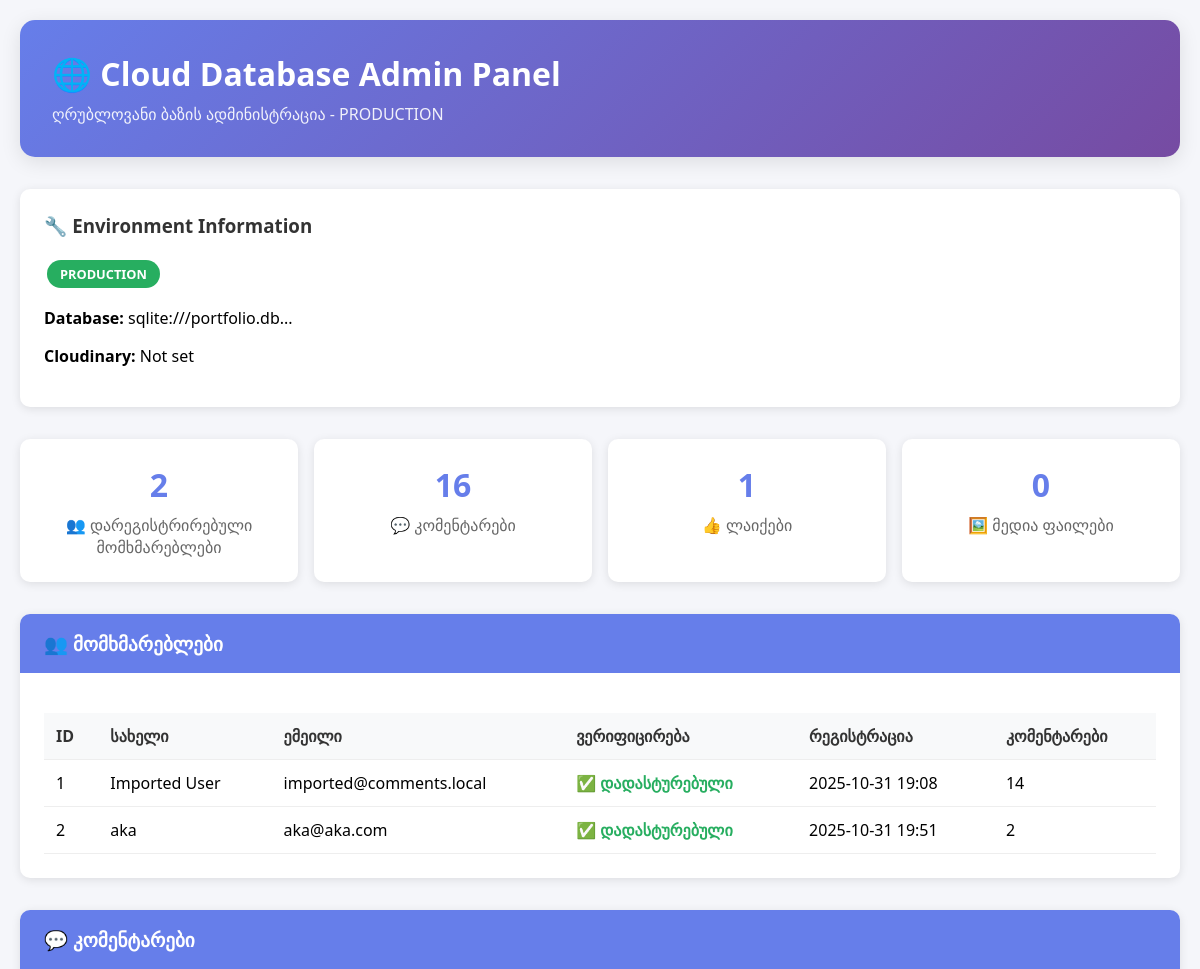
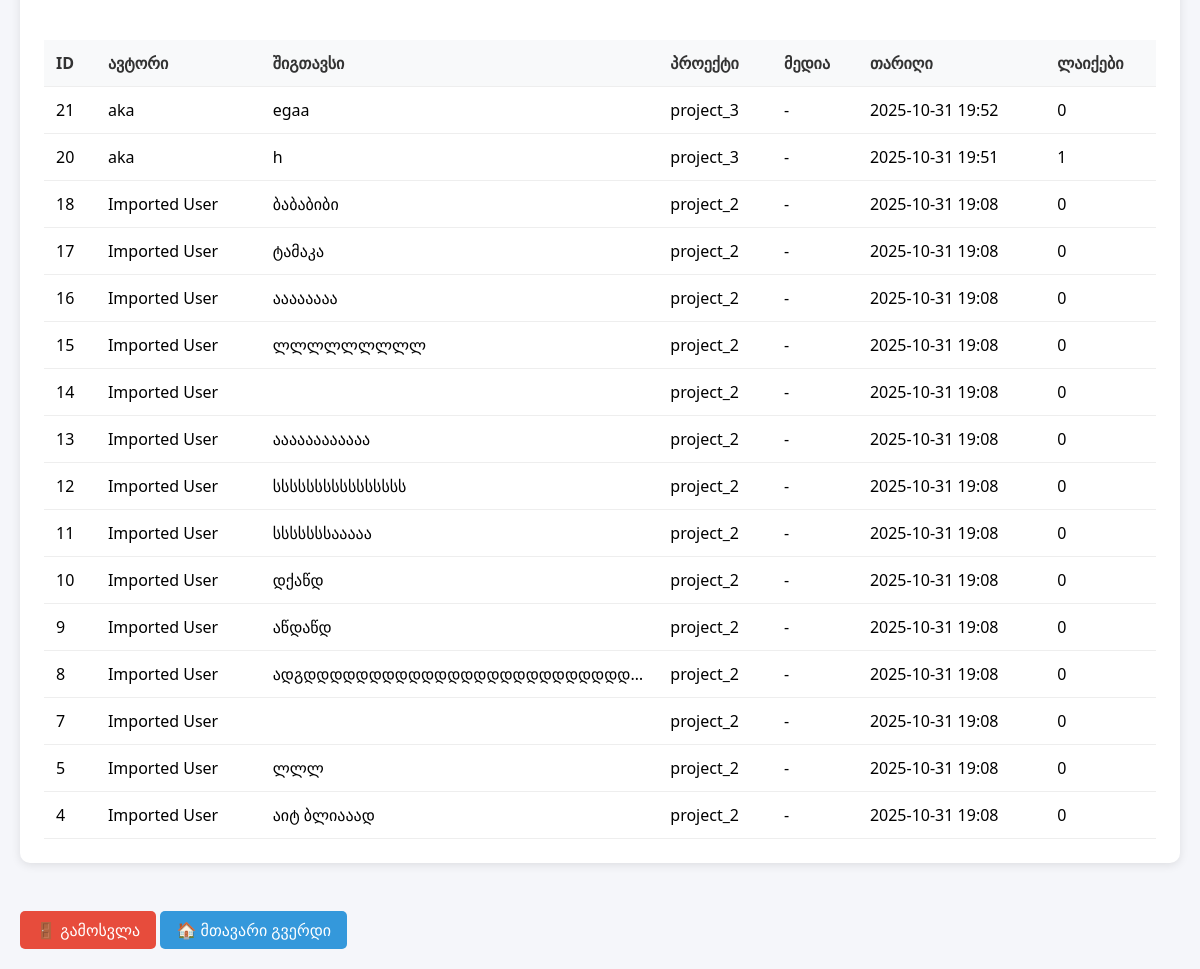
The page /cloud-admin (signed in) on the database as committed earlier (2 pictures, top to bottom).
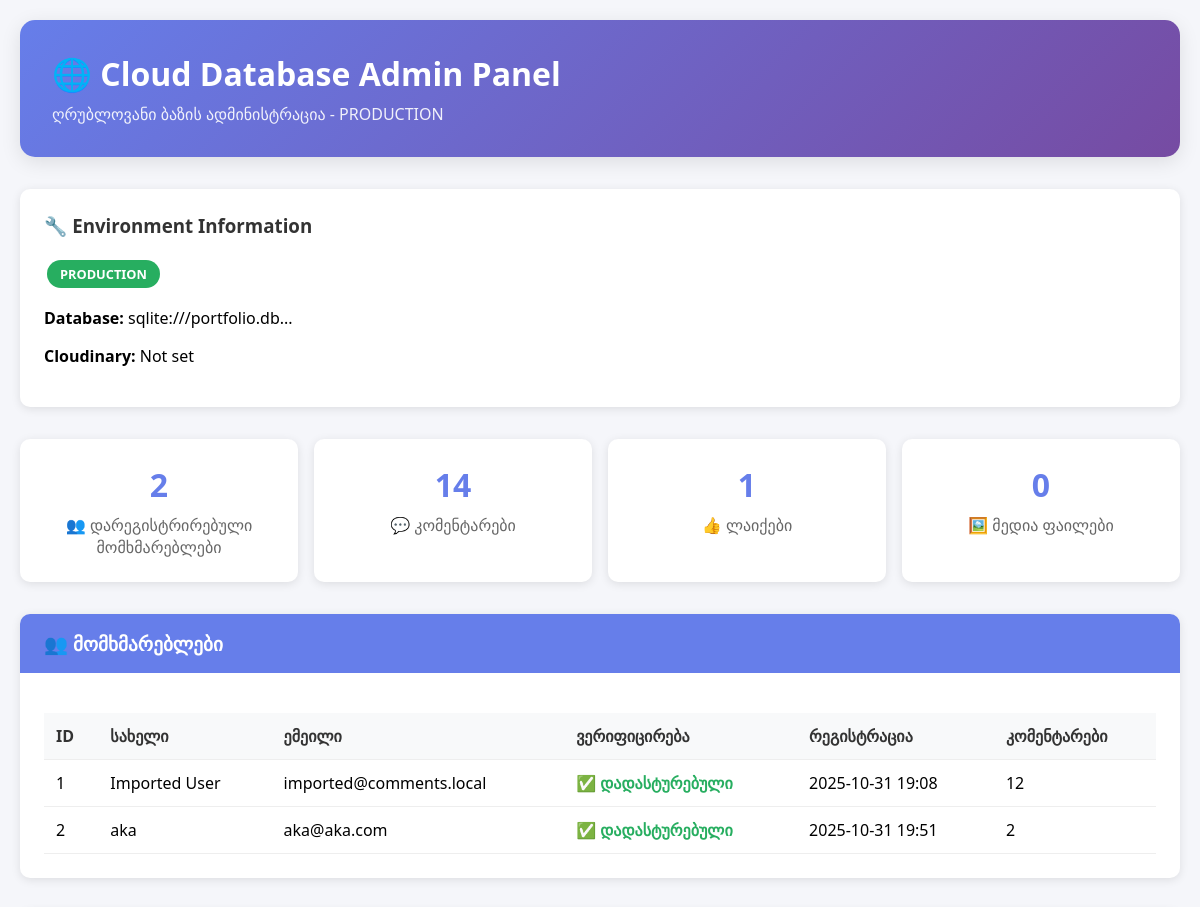
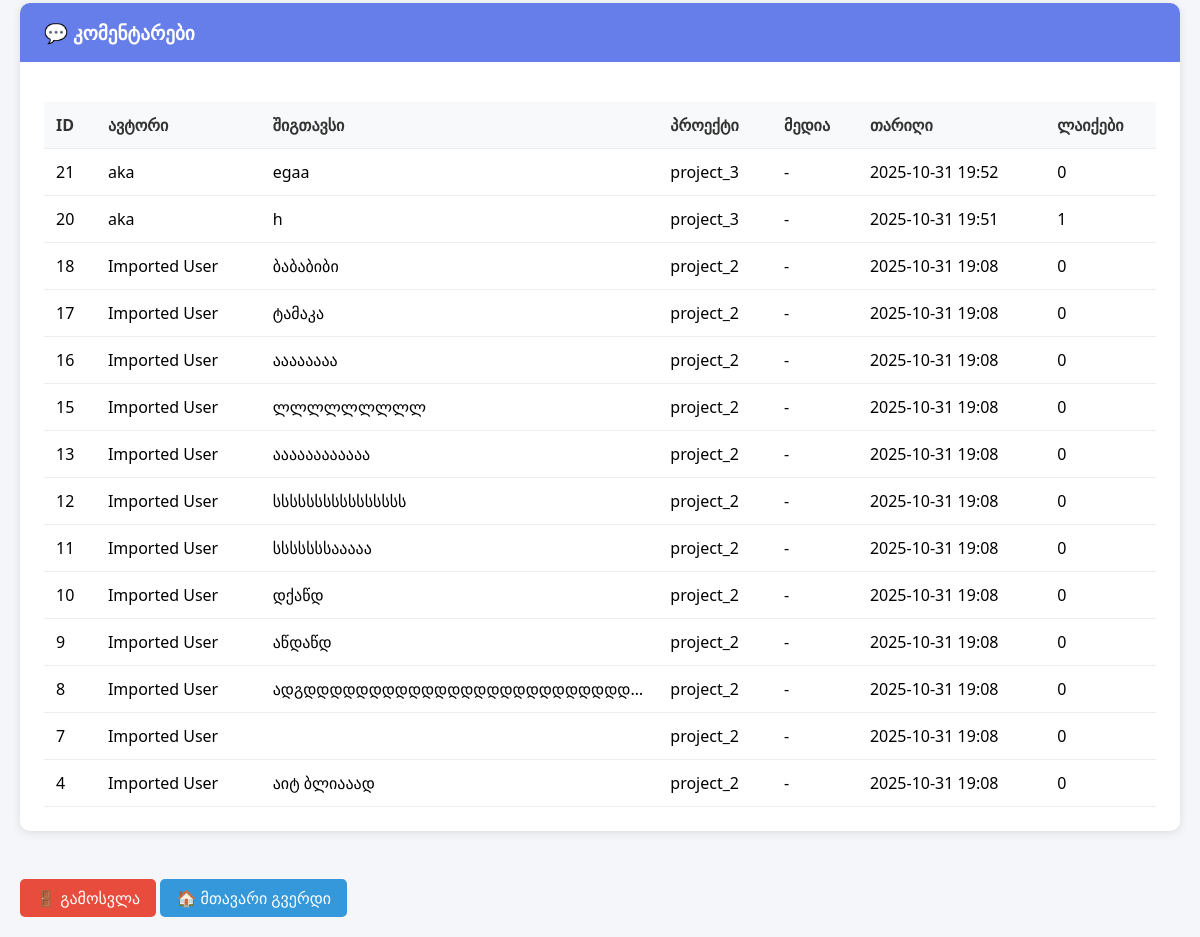
The same page on the database as committed later (2 pictures, top to bottom).
### models.py (models this page shows, shortened)
class User(UserMixin, db.Model):
    id = db.Column(db.Integer, primary_key=True)
    name = db.Column(db.String(50), nullable=False)
    email = db.Column(db.String(120), unique=True, nullable=False)
    password_hash = db.Column(db.String(128), nullable=False)
    email_verified = db.Column(db.Boolean, default=False, nullable=False)
    verification_token = db.Column(db.String(100), nullable=True)
    reset_token = db.Column(db.String(100), nullable=True)
    reset_token_expires = db.Column(db.DateTime, nullable=True)
    created_at = db.Column(db.DateTime, default=datetime.utcnow)
    is_active = db.Column(db.Boolean, default=True)
    comments = db.relationship('Comment', backref='author', lazy=True)

class Comment(db.Model):
    id = db.Column(db.Integer, primary_key=True)
    content = db.Column(db.Text, nullable=False)
    project_id = db.Column(db.String(50), nullable=False)
    user_id = db.Column(db.Integer, db.ForeignKey('user.id'), nullable=False)  # Required for registered users only
    parent_id = db.Column(db.Integer, db.ForeignKey('comment.id'), nullable=True)
    media_urls = db.Column(db.Text, nullable=True)  # JSON array of Cloudinary URLs
    created_at = db.Column(db.DateTime, default=datetime.utcnow)
    replies = db.relationship('Comment', backref=db.backref('parent', remote_side=[id]), lazy=True)
    likes = db.relationship('Like', backref='comment', lazy=True, cascade='all, delete-orphan')
    def get_like_count(self):
        return len(self.likes)

### app.py (the view, shortened to what this page needs)
@app.route('/cloud-admin', methods=['GET', 'POST'])
def cloud_admin():
    if not session.get('cloud_admin'):
        return render_template('cloud_admin_login.html')
    try:
        users = User.query.all()
        comments = Comment.query.order_by(Comment.created_at.desc()).all()
        likes = Like.query.all()
        env_info = {
            'database_url': os.environ.get('DATABASE_URL', 'Local SQLite'),
            'cloudinary_cloud': os.environ.get('CLOUDINARY_CLOUD_NAME', 'Not set'),
            'environment': 'PRODUCTION' if os.environ.get('DATABASE_URL') else 'DEVELOPMENT'
        }
        return render_template('cloud_admin_panel.html',
                             users=users,
                             comments=comments,
                             likes=likes,
                             env_info=env_info)
    except Exception as e:
        flash(f'Database error: {e}', 'error')
        return render_template('cloud_admin_login.html')

### templates/cloud_admin_panel.html (shortened to what this page needs)
<!DOCTYPE html>
<html lang="ka">
<head>
</head>
<body>
    <div class="container">
        <div class="header">
            <h1>🌐 Cloud Database Admin Panel</h1>
            <p>ღრუბლოვანი ბაზის ადმინისტრაცია - {{ env_info.environment }}</p>
        </div>
        <div class="env-info">
            <h3>🔧 Environment Information</h3>
            <div>
                <span class="env-badge {% if env_info.environment == 'PRODUCTION' %}env-production{% else %}env-development{% endif %}">
                    {{ env_info.environment }}
                </span>
            </div>
            <p><strong>Database:</strong> {{ env_info.database_url[:50] }}...</p>
            <p><strong>Cloudinary:</strong> {{ env_info.cloudinary_cloud }}</p>
        </div>
        <div class="stats">
            <div class="stat-card">
                <div class="stat-number">{{ users|length }}</div>
                <div class="stat-label">👥 დარეგისტრირებული მომხმარებლები</div>
            </div>
            <div class="stat-card">
                <div class="stat-number">{{ comments|length }}</div>
                <div class="stat-label">💬 კომენტარები</div>
            </div>
            <div class="stat-card">
                <div class="stat-number">{{ likes|length }}</div>
                <div class="stat-label">👍 ლაიქები</div>
            </div>
            <div class="stat-card">
                <div class="stat-number">{{ comments|selectattr('media_url')|list|length }}</div>
                <div class="stat-label">🖼️ მედია ფაილები</div>
            </div>
        </div>
        <div class="section">
            <div class="section-header">👥 მომხმარებლები</div>
            <div class="section-content">
                {% if users %}
                <table class="data-table">
                    <thead>
                        <tr>
                            <th>ID</th>
                            <th>სახელი</th>
                            <th>ემეილი</th>
                            <th>ვერიფიცირება</th>
                            <th>რეგისტრაცია</th>
                            <th>კომენტარები</th>
                        </tr>
                    </thead>
                    <tbody>
                        {% for user in users %}
                        <tr>
                            <td>{{ user.id }}</td>
                            <td>{{ user.name }}</td>
                            <td>{{ user.email }}</td>
                            <td>
                                {% if user.email_verified %}
                                    <span class="user-verified">✅ დადასტურებული</span>
                                {% else %}
                                    <span class="user-unverified">⏳ მოლოდინში</span>
                                {% endif %}
                            </td>
                            <td>{{ user.created_at.strftime('%Y-%m-%d %H:%M') if user.created_at else 'N/A' }}</td>
                            <td>{{ user.comments|length }}</td>
                        </tr>
                        {% endfor %}
                    </tbody>
                </table>
                {% else %}
                <p>მომხმარებლები ჯერ არ არის დარეგისტრირებული.</p>
                {% endif %}
            </div>
        </div>
        <div class="section">
            <div class="section-header">💬 კომენტარები</div>
            <div class="section-content">
                {% if comments %}
                <table class="data-table">
                    <thead>
                        <tr>
                            <th>ID</th>
                            <th>ავტორი</th>
                            <th>შიგთავსი</th>
                            <th>პროექტი</th>
                            <th>მედია</th>
                            <th>თარიღი</th>
                            <th>ლაიქები</th>
                        </tr>
                    </thead>
                    <tbody>
                        {% for comment in comments %}
                        <tr>
                            <td>{{ comment.id }}</td>
                            <td>{{ comment.author.name if comment.author else 'ანონიმური' }}</td>
                            <td class="comment-content">{{ comment.content[:100] }}{% if comment.content|length > 100 %}...{% endif %}</td>
                            <td>{{ comment.project_id }}</td>
                            <td>
                                {% if comment.media_url %}
                                    <a href="{{ comment.media_url }}" target="_blank" class="media-link">📷 სურათი</a>
                                {% else %}
                                    -
                                {% endif %}
                            </td>
                            <td>{{ comment.created_at.strftime('%Y-%m-%d %H:%M') if comment.created_at else 'N/A' }}</td>
                            <td>{{ comment.get_like_count() }}</td>
                        </tr>
                        {% endfor %}
                    </tbody>
                </table>
                {% else %}
                <p>კომენტარები ჯერ არ არის.</p>
                {% endif %}
            </div>
        </div>
        <a href="{{ url_for('cloud_admin_logout') }}" class="logout-btn">🚪 გამოსვლა</a>
        <a href="{{ url_for('index') }}" class="logout-btn" style="background: #3498db;">🏠 მთავარი გვერდი</a>
    </div>
</body>
</html>

### templates/cloud_admin_panel.html (style rules this page uses)
body { font-family: 'Segoe UI', Tahoma, Geneva, Verdana, sans-serif; background: #f5f6fa; margin: 0; padding: 20px; }
.container { max-width: 1200px; margin: 0 auto; }
.header { background: linear-gradient(135deg, #667eea 0%, #764ba2 100%); color: white; padding: 2rem; border-radius: 15px; margin-bottom: 2rem; box-shadow: 0 5px 20px rgba(0,0,0,0.1); }
.header h1 { margin: 0; font-size: 2rem; }
.header p { margin: 0.5rem 0 0 0; opacity: 0.9; }
.env-info { background: white; padding: 1.5rem; border-radius: 10px; margin-bottom: 2rem; box-shadow: 0 2px 10px rgba(0,0,0,0.1); }
.env-info h3 { margin-top: 0; color: #333; }
.env-badge { display: inline-block; padding: 0.3rem 0.8rem; border-radius: 20px; font-size: 0.8rem; font-weight: bold; margin: 0.2rem; }
.env-production { background: #27ae60; color: white; }
.stats { display: grid; grid-template-columns: repeat(auto-fit, minmax(200px, 1fr)); gap: 1rem; margin-bottom: 2rem; }
.stat-card { background: white; padding: 1.5rem; border-radius: 10px; text-align: center; box-shadow: 0 2px 10px rgba(0,0,0,0.1); }
.stat-number { font-size: 2rem; font-weight: bold; color: #667eea; }
.stat-label { color: #666; margin-top: 0.5rem; }
.section { background: white; margin-bottom: 2rem; border-radius: 10px; overflow: hidden; box-shadow: 0 2px 10px rgba(0,0,0,0.1); }
.section-header { background: #667eea; color: white; padding: 1rem 1.5rem; font-size: 1.2rem; font-weight: bold; }
.section-content { padding: 1.5rem; }
.data-table { width: 100%; border-collapse: collapse; margin-top: 1rem; }
.data-table th, .data-table td { padding: 0.75rem; text-align: left; border-bottom: 1px solid #eee; }
.data-table th { background: #f8f9fa; font-weight: 600; color: #333; }
.user-verified { color: #27ae60; font-weight: bold; }
.comment-content { max-width: 300px; overflow: hidden; text-overflow: ellipsis; white-space: nowrap; }
.logout-btn { background: #e74c3c; color: white; padding: 0.5rem 1rem; border: none; border-radius: 5px; cursor: pointer; text-decoration: none; display: inline-block; margin-top: 1rem; }

Rows that differ between the two databases and show on the page:
removed Comment: id "14", author "Imported User", project_id "project_2", created_at "2025-10-31 19:08", get_like_count "0"
removed Comment: id "5", author "Imported User", content "ლლლ", project_id "project_2", created_at "2025-10-31 19:08", get_like_count "0"
computed for User "Imported User": comments|length "14" → "12"
Other text that changed with them:
{{ comments|length }}: "16" → "14"
